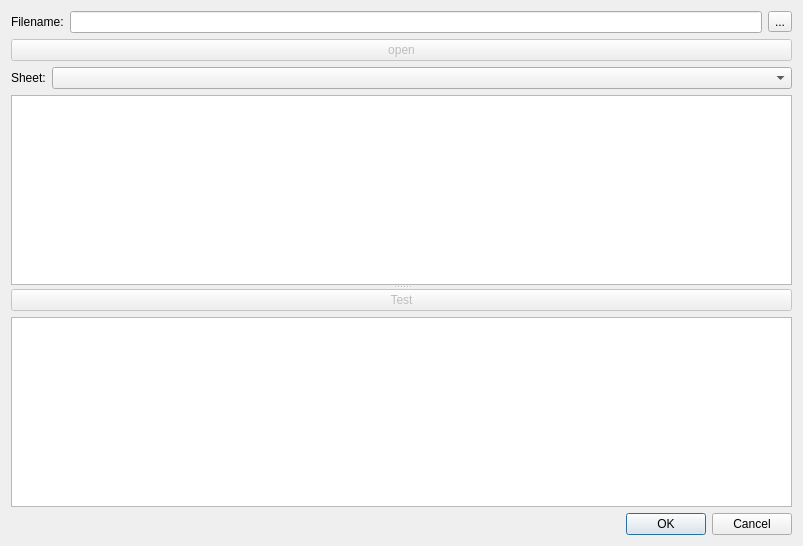
<?xml version="1.0" encoding="UTF-8"?>
<ui version="4.0">
 <class>cImportExcelDialog</class>
 <widget class="QDialog" name="cImportExcelDialog">
  <property name="geometry">
   <rect>
    <x>0</x>
    <y>0</y>
    <width>803</width>
    <height>546</height>
   </rect>
  </property>
  <property name="windowTitle">
   <string>Dialog</string>
  </property>
  <layout class="QGridLayout" name="gridLayout">
   <item row="0" column="0">
    <layout class="QHBoxLayout" name="horizontalLayout">
     <item>
      <widget class="QLabel" name="label">
       <property name="text">
        <string>Filename:</string>
       </property>
      </widget>
     </item>
     <item>
      <widget class="QLineEdit" name="m_lpFileName"/>
     </item>
     <item>
      <widget class="QToolButton" name="m_lpFileNameBrowse">
       <property name="text">
        <string>...</string>
       </property>
      </widget>
     </item>
    </layout>
   </item>
   <item row="1" column="0">
    <widget class="QSplitter" name="splitter">
     <property name="orientation">
      <enum>Qt::Vertical</enum>
     </property>
     <widget class="QWidget" name="layoutWidget">
      <layout class="QVBoxLayout" name="verticalLayout">
       <item>
        <widget class="QPushButton" name="m_lpOpen">
         <property name="enabled">
          <bool>false</bool>
         </property>
         <property name="text">
          <string>open</string>
         </property>
        </widget>
       </item>
       <item>
        <layout class="QHBoxLayout" name="horizontalLayout_2" stretch="0,1">
         <item>
          <widget class="QLabel" name="label_2">
           <property name="text">
            <string>Sheet:</string>
           </property>
          </widget>
         </item>
         <item>
          <widget class="QComboBox" name="m_lpSheet"/>
         </item>
        </layout>
       </item>
       <item>
        <widget class="QTreeView" name="m_lpFieldList">
         <property name="alternatingRowColors">
          <bool>true</bool>
         </property>
         <property name="rootIsDecorated">
          <bool>false</bool>
         </property>
        </widget>
       </item>
      </layout>
     </widget>
     <widget class="QWidget" name="layoutWidget">
      <layout class="QVBoxLayout" name="verticalLayout_2">
       <item>
        <widget class="QPushButton" name="m_lpTest">
         <property name="enabled">
          <bool>false</bool>
         </property>
         <property name="text">
          <string>Test</string>
         </property>
        </widget>
       </item>
       <item>
        <widget class="QTreeView" name="m_lpDataList">
         <property name="rootIsDecorated">
          <bool>false</bool>
         </property>
        </widget>
       </item>
      </layout>
     </widget>
    </widget>
   </item>
   <item row="2" column="0">
    <widget class="QDialogButtonBox" name="buttonBox">
     <property name="orientation">
      <enum>Qt::Horizontal</enum>
     </property>
     <property name="standardButtons">
      <set>QDialogButtonBox::Cancel|QDialogButtonBox::Ok</set>
     </property>
    </widget>
   </item>
  </layout>
 </widget>
 <resources/>
 <connections>
  <connection>
   <sender>buttonBox</sender>
   <signal>accepted()</signal>
   <receiver>cImportExcelDialog</receiver>
   <slot>accept()</slot>
   <hints>
    <hint type="sourcelabel">
     <x>248</x>
     <y>254</y>
    </hint>
    <hint type="destinationlabel">
     <x>157</x>
     <y>274</y>
    </hint>
   </hints>
  </connection>
  <connection>
   <sender>buttonBox</sender>
   <signal>rejected()</signal>
   <receiver>cImportExcelDialog</receiver>
   <slot>reject()</slot>
   <hints>
    <hint type="sourcelabel">
     <x>316</x>
     <y>260</y>
    </hint>
    <hint type="destinationlabel">
     <x>286</x>
     <y>274</y>
    </hint>
   </hints>
  </connection>
 </connections>
</ui>
